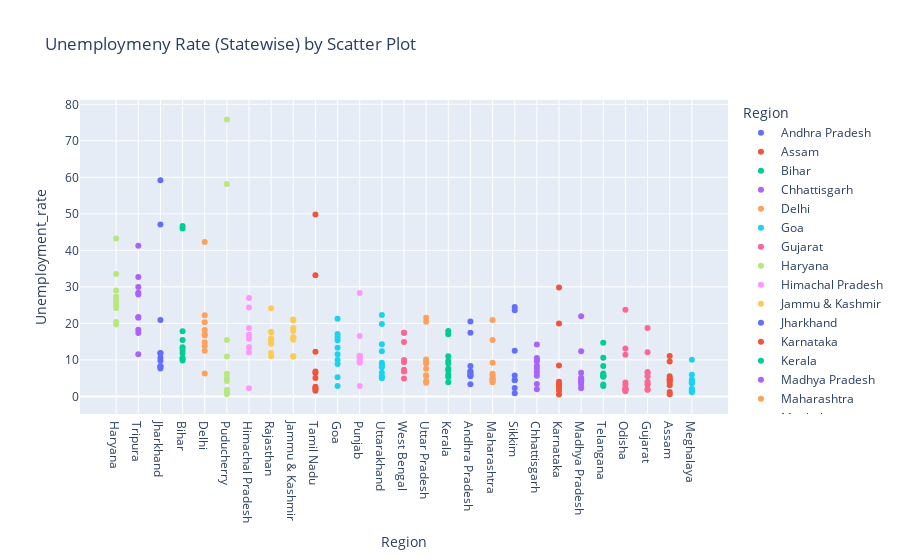

The cell this chart's notebook holds for it:
### Code cell
fg = px.scatter(data_filled,x='Region',y='Unemployment_rate',color='Region',
                title='Unemploymeny Rate (Statewise) by Scatter Plot',template='plotly')
fg.update_layout(xaxis={'categoryorder':'total descending'})
fg.show()

### Figure 1 — Plotly figure (JSON) as saved in the notebook; plotly's stock layout.template omitted (floating-point values rounded to 4 significant figures)
{"data": [{"hovertemplate": "Region=%{x}<br>Unemployment_rate=%{y}<extra></extra>", "legendgroup": "Andhra Pradesh", "marker": {"color": "#636efa", "symbol": "circle"}, "mode": "markers", "name": "Andhra Pradesh", "orientation": "v", "showlegend": true, "type": "scatter", "x": ["Andhra Pradesh", "Andhra Pradesh", "Andhra Pradesh", "Andhra Pradesh", "Andhra Pradesh", "Andhra Pradesh", "Andhra Pradesh", "Andhra Pradesh", "Andhra Pradesh", "Andhra Pradesh"], "xaxis": "x", "y": [5.48, 5.83, 5.79, 20.51, 17.43, 3.31, 8.34, 6.96, 6.4, 6.59], "yaxis": "y"}, {"hovertemplate": "Region=%{x}<br>Unemployment_rate=%{y}<extra></extra>", "legendgroup": "Assam", "marker": {"color": "#EF553B", "symbol": "circle"}, "mode": "markers", "name": "Assam", "orientation": "v", "showlegend": true, "type": "scatter", "x": ["Assam", "Assam", "Assam", "Assam", "Assam", "Assam", "Assam", "Assam", "Assam", "Assam"], "xaxis": "x", "y": [4.66, 4.41, 4.77, 11.06, 9.55, 0.6, 3.77, 5.53, 1.19, 3.02], "yaxis": "y"}, {"hovertemplate": "Region=%{x}<br>Unemployment_rate=%{y}<extra></extra>", "legendgroup": "Bihar", "marker": {"color": "#00cc96", "symbol": "circle"}, "mode": "markers", "name": "Bihar", "orientation": "v", "showlegend": true, "type": "scatter", "x": ["Bihar", "Bihar", "Bihar", "Bihar", "Bihar", "Bihar", "Bihar", "Bihar", "Bihar", "Bihar"], "xaxis": "x", "y": [10.61, 10.29, 15.43, 46.64, 45.96, 17.82, 12.79, 13.44, 11.91, 9.82], "yaxis": "y"}, {"hovertemplate": "Region=%{x}<br>Unemployment_rate=%{y}<extra></extra>", "legendgroup": "Chhattisgarh", "marker": {"color": "#ab63fa", "symbol": "circle"}, "mode": "markers", "name": "Chhattisgarh", "orientation": "v", "showlegend": true, "type": "scatter", "x": ["Chhattisgarh", "Chhattisgarh", "Chhattisgarh", "Chhattisgarh", "Chhattisgarh", "Chhattisgarh", "Chhattisgarh", "Chhattisgarh", "Chhattisgarh", "Chhattisgarh"], "xaxis": "x", "y": [9.65, 8.38, 7.54, 3.41, 10.5, 14.23, 10.27, 5.63, 1.96, 6.62], "yaxis": "y"}, {"hovertemplate": "Region=%{x}<br>Unemployment_rate=%{y}<extra></extra>", "legendgroup": "Delhi", "marker": {"color": "#FFA15A", "symbol": "circle"}, "mode": "markers", "name": "Delhi", "orientation": "v", "showlegend": true, "type": "scatter", "x": ["Delhi", "Delhi", "Delhi", "Delhi", "Delhi", "Delhi", "Delhi", "Delhi", "Delhi", "Delhi"], "xaxis": "x", "y": [22.23, 14.84, 17.04, 16.68, 42.27, 18.19, 20.3, 13.79, 12.53, 6.27], "yaxis": "y"}, {"hovertemplate": "Region=%{x}<br>Unemployment_rate=%{y}<extra></extra>", "legendgroup": "Goa", "marker": {"color": "#19d3f3", "symbol": "circle"}, "mode": "markers", "name": "Goa", "orientation": "v", "showlegend": true, "type": "scatter", "x": ["Goa", "Goa", "Goa", "Goa", "Goa", "Goa", "Goa", "Goa", "Goa", "Goa"], "xaxis": "x", "y": [8.89, 2.81, 5.25, 13.31, 21.25, 9.96, 17.07, 16.21, 15.38, 11.54], "yaxis": "y"}, {"hovertemplate": "Region=%{x}<br>Unemployment_rate=%{y}<extra></extra>", "legendgroup": "Gujarat", "marker": {"color": "#FF6692", "symbol": "circle"}, "mode": "markers", "name": "Gujarat", "orientation": "v", "showlegend": true, "type": "scatter", "x": ["Gujarat", "Gujarat", "Gujarat", "Gujarat", "Gujarat", "Gujarat", "Gujarat", "Gujarat", "Gujarat", "Gujarat"], "xaxis": "x", "y": [5.54, 6.38, 6.66, 18.71, 12.11, 3.2, 1.84, 1.87, 3.42, 4.03], "yaxis": "y"}, {"hovertemplate": "Region=%{x}<br>Unemployment_rate=%{y}<extra></extra>", "legendgroup": "Haryana", "marker": {"color": "#B6E880", "symbol": "circle"}, "mode": "markers", "name": "Haryana", "orientation": "v", "showlegend": true, "type": "scatter", "x": ["Haryana", "Haryana", "Haryana", "Haryana", "Haryana", "Haryana", "Haryana", "Haryana", "Haryana", "Haryana"], "xaxis": "x", "y": [20.34, 25.77, 25.05, 43.22, 29.02, 26.7, 24.18, 33.5, 19.68, 27.31], "yaxis": "y"}, {"hovertemplate": "Region=%{x}<br>Unemployment_rate=%{y}<extra></extra>", "legendgroup": "Himachal Pradesh", "marker": {"color": "#FF97FF", "symbol": "circle"}, "mode": "markers", "name": "Himachal Pradesh", "orientation": "v", "showlegend": true, "type": "scatter", "x": ["Himachal Pradesh", "Himachal Pradesh", "Himachal Pradesh", "Himachal Pradesh", "Himachal Pradesh", "Himachal Pradesh", "Himachal Pradesh", "Himachal Pradesh", "Himachal Pradesh", "Himachal Pradesh"], "xaxis": "x", "y": [16.83, 16.84, 18.76, 2.2, 26.95, 13.47, 24.31, 15.79, 12.04, 13.46], "yaxis": "y"}, {"hovertemplate": "Region=%{x}<br>Unemployment_rate=%{y}<extra></extra>", "legendgroup": "Jammu & Kashmir", "marker": {"color": "#FECB52", "symbol": "circle"}, "mode": "markers", "name": "Jammu & Kashmir", "orientation": "v", "showlegend": true, "type": "scatter", "x": ["Jammu & Kashmir", "Jammu & Kashmir", "Jammu & Kashmir", "Jammu & Kashmir", "Jammu & Kashmir", "Jammu & Kashmir", "Jammu & Kashmir", "Jammu & Kashmir", "Jammu & Kashmir"], "xaxis": "x", "y": [21.08, 20.78, 15.5, 18.74, 17.92, 10.88, 11.09, 16.17, 16.14], "yaxis": "y"}, {"hovertemplate": "Region=%{x}<br>Unemployment_rate=%{y}<extra></extra>", "legendgroup": "Jharkhand", "marker": {"color": "#636efa", "symbol": "circle"}, "mode": "markers", "name": "Jharkhand", "orientation": "v", "showlegend": true, "type": "scatter", "x": ["Jharkhand", "Jharkhand", "Jharkhand", "Jharkhand", "Jharkhand", "Jharkhand", "Jharkhand", "Jharkhand", "Jharkhand", "Jharkhand"], "xaxis": "x", "y": [10.61, 11.85, 8.23, 47.09, 59.23, 20.95, 7.63, 9.76, 8.24, 11.8], "yaxis": "y"}, {"hovertemplate": "Region=%{x}<br>Unemployment_rate=%{y}<extra></extra>", "legendgroup": "Karnataka", "marker": {"color": "#EF553B", "symbol": "circle"}, "mode": "markers", "name": "Karnataka", "orientation": "v", "showlegend": true, "type": "scatter", "x": ["Karnataka", "Karnataka", "Karnataka", "Karnataka", "Karnataka", "Karnataka", "Karnataka", "Karnataka", "Karnataka", "Karnataka"], "xaxis": "x", "y": [2.86, 3.61, 3.46, 29.84, 19.97, 8.44, 4.01, 0.5, 2.41, 1.58], "yaxis": "y"}, {"hovertemplate": "Region=%{x}<br>Unemployment_rate=%{y}<extra></extra>", "legendgroup": "Kerala", "marker": {"color": "#00cc96", "symbol": "circle"}, "mode": "markers", "name": "Kerala", "orientation": "v", "showlegend": true, "type": "scatter", "x": ["Kerala", "Kerala", "Kerala", "Kerala", "Kerala", "Kerala", "Kerala", "Kerala", "Kerala", "Kerala"], "xaxis": "x", "y": [5.31, 7.6, 8.99, 16.99, 17.88, 9.71, 7.09, 10.98, 5.91, 3.88], "yaxis": "y"}, {"hovertemplate": "Region=%{x}<br>Unemployment_rate=%{y}<extra></extra>", "legendgroup": "Madhya Pradesh", "marker": {"color": "#ab63fa", "symbol": "circle"}, "mode": "markers", "name": "Madhya Pradesh", "orientation": "v", "showlegend": true, "type": "scatter", "x": ["Madhya Pradesh", "Madhya Pradesh", "Madhya Pradesh", "Madhya Pradesh", "Madhya Pradesh", "Madhya Pradesh", "Madhya Pradesh", "Madhya Pradesh", "Madhya Pradesh", "Madhya Pradesh"], "xaxis": "x", "y": [4.11, 4.57, 2.22, 12.36, 21.98, 6.48, 5.08, 4.7, 3.91, 3.13], "yaxis": "y"}, {"hovertemplate": "Region=%{x}<br>Unemployment_rate=%{y}<extra></extra>", "legendgroup": "Maharashtra", "marker": {"color": "#FFA15A", "symbol": "circle"}, "mode": "markers", "name": "Maharashtra", "orientation": "v", "showlegend": true, "type": "scatter", "x": ["Maharashtra", "Maharashtra", "Maharashtra", "Maharashtra", "Maharashtra", "Maharashtra", "Maharashtra", "Maharashtra", "Maharashtra", "Maharashtra"], "xaxis": "x", "y": [4.95, 4.69, 5.79, 20.9, 15.46, 9.23, 3.89, 6.23, 4.55, 4.1], "yaxis": "y"}, {"hovertemplate": "Region=%{x}<br>Unemployment_rate=%{y}<extra></extra>", "legendgroup": "Meghalaya", "marker": {"color": "#19d3f3", "symbol": "circle"}, "mode": "markers", "name": "Meghalaya", "orientation": "v", "showlegend": true, "type": "scatter", "x": ["Meghalaya", "Meghalaya", "Meghalaya", "Meghalaya", "Meghalaya", "Meghalaya", "Meghalaya", "Meghalaya", "Meghalaya", "Meghalaya"], "xaxis": "x", "y": [1.66, 3.59, 1.58, 10.03, 5.92, 1.15, 2.1, 3.74, 4.29, 4.6], "yaxis": "y"}, {"hovertemplate": "Region=%{x}<br>Unemployment_rate=%{y}<extra></extra>", "legendgroup": "Odisha", "marker": {"color": "#FF6692", "symbol": "circle"}, "mode": "markers", "name": "Odisha", "orientation": "v", "showlegend": true, "type": "scatter", "x": ["Odisha", "Odisha", "Odisha", "Odisha", "Odisha", "Odisha", "Odisha", "Odisha", "Odisha", "Odisha"], "xaxis": "x", "y": [1.9, 3.12, 13.08, 23.76, 11.41, 3.77, 1.88, 1.42, 2.1, 2.18], "yaxis": "y"}, {"hovertemplate": "Region=%{x}<br>Unemployment_rate=%{y}<extra></extra>", "legendgroup": "Puducherry", "marker": {"color": "#B6E880", "symbol": "circle"}, "mode": "markers", "name": "Puducherry", "orientation": "v", "showlegend": true, "type": "scatter", "x": ["Puducherry", "Puducherry", "Puducherry", "Puducherry", "Puducherry", "Puducherry", "Puducherry", "Puducherry", "Puducherry", "Puducherry"], "xaxis": "x", "y": [0.58, 1.76, 1.2, 75.85, 58.19, 4.24, 15.47, 5.05, 10.9, 6.18], "yaxis": "y"}, {"hovertemplate": "Region=%{x}<br>Unemployment_rate=%{y}<extra></extra>", "legendgroup": "Punjab", "marker": {"color": "#FF97FF", "symbol": "circle"}, "mode": "markers", "name": "Punjab", "orientation": "v", "showlegend": true, "type": "scatter", "x": ["Punjab", "Punjab", "Punjab", "Punjab", "Punjab", "Punjab", "Punjab", "Punjab", "Punjab", "Punjab"], "xaxis": "x", "y": [11.11, 10.97, 10.32, 2.86, 28.33, 16.55, 9.19, 10.99, 9.61, 9.88], "yaxis": "y"}, {"hovertemplate": "Region=%{x}<br>Unemployment_rate=%{y}<extra></extra>", "legendgroup": "Rajasthan", "marker": {"color": "#FECB52", "symbol": "circle"}, "mode": "markers", "name": "Rajasthan", "orientation": "v", "showlegend": true, "type": "scatter", "x": ["Rajasthan", "Rajasthan", "Rajasthan", "Rajasthan", "Rajasthan", "Rajasthan", "Rajasthan", "Rajasthan", "Rajasthan", "Rajasthan"], "xaxis": "x", "y": [10.97, 15.16, 11.9, 17.7, 15.74, 14.39, 15.81, 17.51, 15.35, 24.15], "yaxis": "y"}, {"hovertemplate": "Region=%{x}<br>Unemployment_rate=%{y}<extra></extra>", "legendgroup": "Sikkim", "marker": {"color": "#636efa", "symbol": "circle"}, "mode": "markers", "name": "Sikkim", "orientation": "v", "showlegend": true, "type": "scatter", "x": ["Sikkim", "Sikkim", "Sikkim", "Sikkim", "Sikkim", "Sikkim", "Sikkim", "Sikkim"], "xaxis": "x", "y": [23.57, 2.28, 24.51, 4.46, 4.45, 12.49, 5.7, 0.88], "yaxis": "y"}, {"hovertemplate": "Region=%{x}<br>Unemployment_rate=%{y}<extra></extra>", "legendgroup": "Tamil Nadu", "marker": {"color": "#EF553B", "symbol": "circle"}, "mode": "markers", "name": "Tamil Nadu", "orientation": "v", "showlegend": true, "type": "scatter", "x": ["Tamil Nadu", "Tamil Nadu", "Tamil Nadu", "Tamil Nadu", "Tamil Nadu", "Tamil Nadu", "Tamil Nadu", "Tamil Nadu", "Tamil Nadu", "Tamil Nadu"], "xaxis": "x", "y": [1.57, 2.09, 6.4, 49.83, 33.16, 12.2, 6.81, 2.65, 5, 2.16], "yaxis": "y"}, {"hovertemplate": "Region=%{x}<br>Unemployment_rate=%{y}<extra></extra>", "legendgroup": "Telangana", "marker": {"color": "#00cc96", "symbol": "circle"}, "mode": "markers", "name": "Telangana", "orientation": "v", "showlegend": true, "type": "scatter", "x": ["Telangana", "Telangana", "Telangana", "Telangana", "Telangana", "Telangana", "Telangana", "Telangana", "Telangana", "Telangana"], "xaxis": "x", "y": [5.49, 8.29, 5.77, 6.25, 14.7, 10.55, 5.36, 5.79, 3.27, 2.86], "yaxis": "y"}, {"hovertemplate": "Region=%{x}<br>Unemployment_rate=%{y}<extra></extra>", "legendgroup": "Tripura", "marker": {"color": "#ab63fa", "symbol": "circle"}, "mode": "markers", "name": "Tripura", "orientation": "v", "showlegend": true, "type": "scatter", "x": ["Tripura", "Tripura", "Tripura", "Tripura", "Tripura", "Tripura", "Tripura", "Tripura", "Tripura", "Tripura"], "xaxis": "x", "y": [32.67, 28.4, 29.95, 41.23, 21.51, 21.71, 18.24, 27.92, 17.35, 11.57], "yaxis": "y"}, {"hovertemplate": "Region=%{x}<br>Unemployment_rate=%{y}<extra></extra>", "legendgroup": "Uttar Pradesh", "marker": {"color": "#FFA15A", "symbol": "circle"}, "mode": "markers", "name": "Uttar Pradesh", "orientation": "v", "showlegend": true, "type": "scatter", "x": ["Uttar Pradesh", "Uttar Pradesh", "Uttar Pradesh", "Uttar Pradesh", "Uttar Pradesh", "Uttar Pradesh", "Uttar Pradesh", "Uttar Pradesh", "Uttar Pradesh", "Uttar Pradesh"], "xaxis": "x", "y": [7.58, 8.98, 10.11, 21.54, 20.41, 9.47, 5.56, 5.79, 4.18, 3.75], "yaxis": "y"}, {"hovertemplate": "Region=%{x}<br>Unemployment_rate=%{y}<extra></extra>", "legendgroup": "Uttarakhand", "marker": {"color": "#19d3f3", "symbol": "circle"}, "mode": "markers", "name": "Uttarakhand", "orientation": "v", "showlegend": true, "type": "scatter", "x": ["Uttarakhand", "Uttarakhand", "Uttarakhand", "Uttarakhand", "Uttarakhand", "Uttarakhand", "Uttarakhand", "Uttarakhand", "Uttarakhand", "Uttarakhand"], "xaxis": "x", "y": [5.49, 4.99, 19.85, 6.48, 8.01, 8.61, 12.38, 14.26, 22.26, 9.23], "yaxis": "y"}, {"hovertemplate": "Region=%{x}<br>Unemployment_rate=%{y}<extra></extra>", "legendgroup": "West Bengal", "marker": {"color": "#FF6692", "symbol": "circle"}, "mode": "markers", "name": "West Bengal", "orientation": "v", "showlegend": true, "type": "scatter", "x": ["West Bengal", "West Bengal", "West Bengal", "West Bengal", "West Bengal", "West Bengal", "West Bengal", "West Bengal", "West Bengal", "West Bengal"], "xaxis": "x", "y": [6.94, 4.92, 6.92, 17.41, 17.41, 7.29, 6.83, 14.87, 9.35, 9.98], "yaxis": "y"}], "layout": {"legend": {"title": {"text": "Region"}, "tracegroupgap": 0}, "title": {"text": "Unemploymeny Rate (Statewise) by Scatter Plot"}, "xaxis": {"anchor": "y", "categoryarray": ["Andhra Pradesh", "Assam", "Bihar", "Chhattisgarh", "Delhi", "Goa", "Gujarat", "Haryana", "Himachal Pradesh", "Jammu & Kashmir", "Jharkhand", "Karnataka", "Kerala", "Madhya Pradesh", "Maharashtra", "Meghalaya", "Odisha", "Puducherry", "Punjab", "Rajasthan", "Sikkim", "Tamil Nadu", "Telangana", "Tripura", "Uttar Pradesh", "Uttarakhand", "West Bengal"], "categoryorder": "total descending", "domain": [0, 1], "title": {"text": "Region"}}, "yaxis": {"anchor": "x", "domain": [0, 1], "title": {"text": "Unemployment_rate"}}}}
